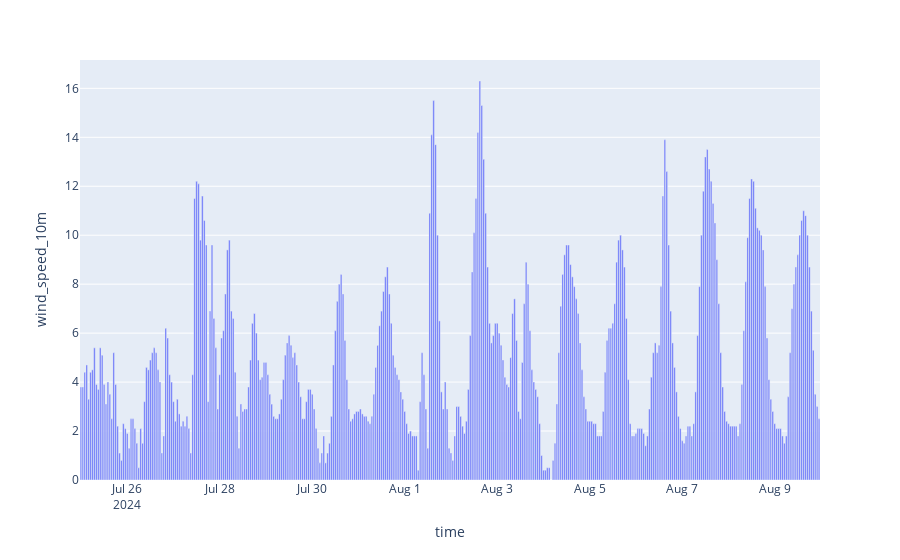

Source (notebook cell):
### Code cell
df = pd.DataFrame(hourly_data)
print(df)
fig = px.bar(df, x="time", y="wind_speed_10m")
fig.show()

### Figure 1 — Plotly figure (JSON) as saved in the notebook; plotly's stock layout.template omitted (floating-point values rounded to 4 significant figures; data arrays with more than 128 entries replaced by an {"elided": "..."} marker saying what was removed)
{"data": [{"alignmentgroup": "True", "hovertemplate": "time=%{x}<br>wind_speed_10m=%{y}<extra></extra>", "legendgroup": "", "marker": {"color": "#636efa", "pattern": {"shape": ""}}, "name": "", "offsetgroup": "", "orientation": "v", "showlegend": false, "textposition": "auto", "type": "bar", "x": {"elided": "384 str values"}, "xaxis": "x", "y": {"elided": "384 float values"}, "yaxis": "y"}], "layout": {"barmode": "relative", "legend": {"tracegroupgap": 0}, "margin": {"t": 60}, "xaxis": {"anchor": "y", "domain": [0, 1], "title": {"text": "time"}}, "yaxis": {"anchor": "x", "domain": [0, 1], "title": {"text": "wind_speed_10m"}}}}
